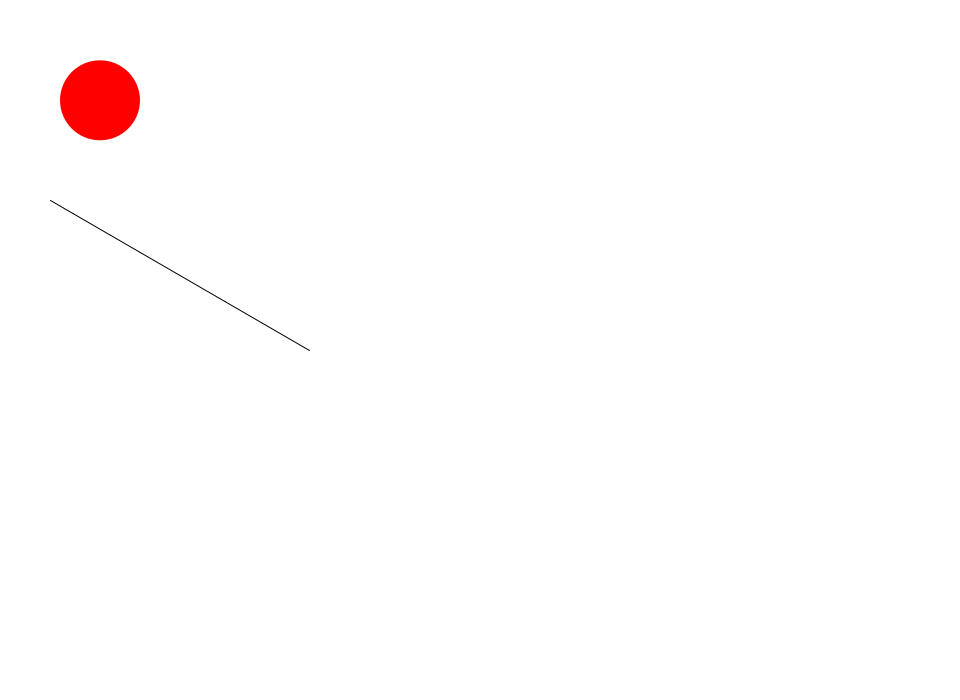
Frame 1 (no input)
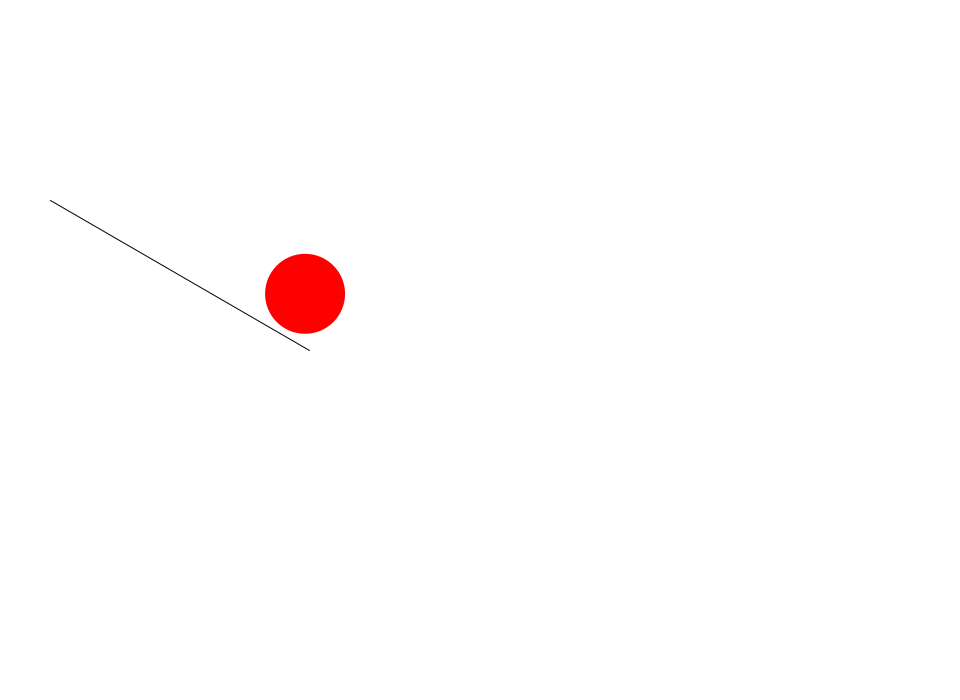
Frame 60 (the mouse pressed at the canvas centre just before this capture)
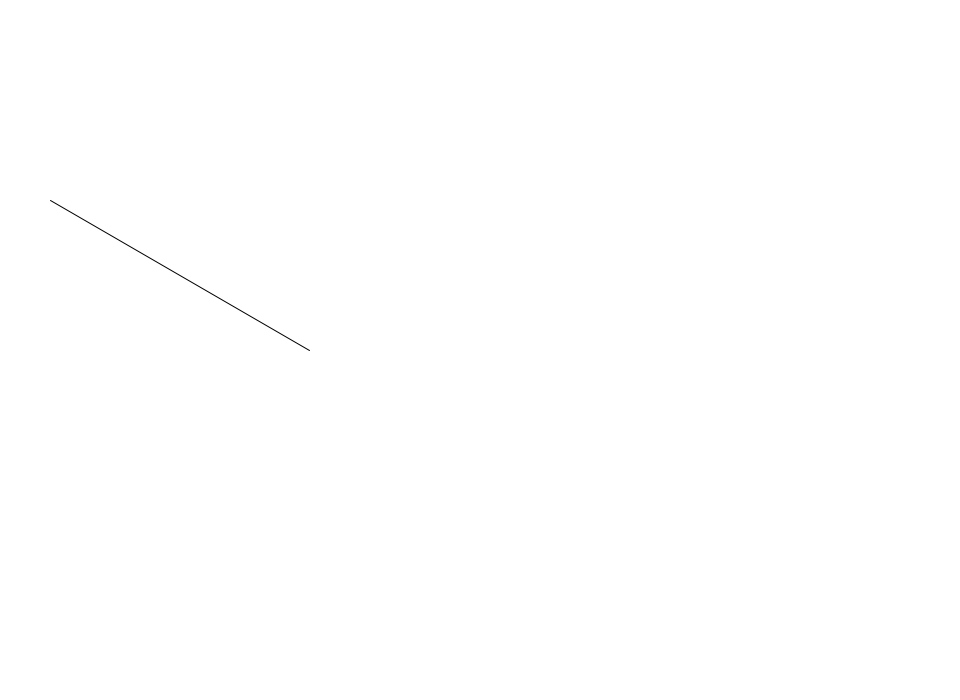
Frame 120 (the mouse held since frame 60 and released just before this capture)

The Processing sketch that drew these frames (run headless with seeded random() and noise(); from frame 60 on, the mouse is pressed at the canvas centre):

// Processing sketch: AngleBounceOpt
// ── AngleBounceOpt.pde
Ball ball;
Line lineObj;
float gravity = 0.3;
float bounce = -0.6;

void setup() {
  size(960, 700);
  frameRate(30);
  initialize();
}

void initialize() {
  smooth();
  noStroke();
  ball = new Ball(40);
  ball.x = 100;
  ball.y = 100;
  ball.setFillColor(color(255, 0, 0));
  
  lineObj = new Line();
  lineObj.setStrokeColor(color(0, 0, 0));
  lineObj.lineTo(300, 0);
  lineObj.x = 50;
  lineObj.y = 200;
  lineObj.rotation = 30;
}

void draw() {
  background(255);

  ball.vy += gravity;
  ball.x += ball.vx;
  ball.y += ball.vy;
  
  float angle = lineObj.rotation * PI / 180;
  float cosine = cos(angle);
  float sine = sin(angle);
  float x1 = ball.x - lineObj.x;
  float y1 = ball.y - lineObj.y;
  float y2 = cosine * y1 - sine * x1;

  if(y2 > -ball.height / 2){
    float x2 = cosine * x1 + sine * y1;
    float vx1 = cosine * ball.vx + sine * ball.vy;
    float vy1 = cosine * ball.vy - sine * ball.vx;
    y2 = -ball.height / 2;
    vy1 *= bounce;
    x1 = cosine * x2 - sine * y2;
    y1 = cosine * y2 + sine * x2;
    ball.vx = cosine * vx1 - sine * vy1;
    ball.vy = cosine * vy1 + sine * vx1;
    ball.x = lineObj.x + x1;
    ball.y = lineObj.y + y1;
  }

  lineObj.update();
  noStroke();
  ball.update();
}

////////////////////////////////

class Ball extends Sprite {
  float radius;
  float vx, vy;
  
  Ball(float radius){
    super();
    this.radius = radius;
    width = radius*2;
    height = radius*2;
  }
  
  void draw(){
    if(dist(mouseX, mouseY, x, y) < radius) {
      isRollOver = true;
    }else{
      isRollOver = false;
    }
    ellipse(0, 0, radius*2, radius*2);
  }
}

////////////////////////////////

class Line extends Sprite {
  float toX, toY;
  
  Line() {
  }
  
  Rectangle getBounds() {
    return new Rectangle(x, y, width, height);
  }
  
  void lineTo(float toX, float toY) {
    this.toX = toX;
    this.toY = toY;
    width = toX;
    height = toY;
  }
  
  void draw() {
    line(0, 0, toX, toY);
  }
}

////////////////////////////////

class Rectangle {
  float x, y;
  float width, height; 
  float top, bottom;
  float left, right;
  Point topLeft, bottomRight;
  Point size;
  
  Rectangle(float x, float y, float width, float height) {
    this.x = x;
    this.y = y;
    this.width = width;
    this.height = height;
    top = y;
    bottom = y + height;
    left = x;
    right = x + width;
    topLeft = new Point(x, y);
    bottomRight = new Point(right, bottom);
    size = new Point(width, height);
  }
}

////////////////////////////////

class Sprite {
  float x, y;
  float scaleX, scaleY;
  float width, height;
  float rotation;
  boolean visible;
  color strokeColor;
  color fillColor;
  Boolean isStroke;
  Boolean isFill;
  Boolean isRollOver;
  Boolean locked;
  float xoff, yoff;
 
  Sprite() {
    x = 0.0;
    y = 0.0;
    scaleX = 1.0;
    scaleY = 1.0;
    width = 0;
    height = 0;
    rotation = 0.0;
    strokeColor = color(0);
    fillColor = color(0);
    isStroke = false;
    isFill = false;
    isRollOver = false;
    locked = false;
    visible = true;
  }
  
  void update() {
    if(! visible) return;
    pushMatrix();
    if(locked){
      x = mouseX - xoff;
      y = mouseY - yoff;
    }  
    translate(x, y);
    scale(scaleX, scaleY);
    rotate(rotation * PI / 180.0);
    if(isStroke) stroke(strokeColor);
    if(isFill) fill(fillColor);
    draw();
    popMatrix();
  }
  
  void setStrokeColor(color strokeColor) {
    this.strokeColor = strokeColor;
    isStroke = true;
  }
  
  void setFillColor(color fillColor) {
    this.fillColor = fillColor;
    isFill = true;
  }
  
  void startDrag() {
    if(isRollOver){
      locked = true;
      xoff = mouseX - x;
      yoff = mouseY - y;
    }
  }
  
  void stopDrag() {
    locked = false;
  }
  
  void draw() {}
}

////////////////////////////////

class Point {
  float x, y;
  
  Point(float x, float y) {
    this.x = x;
    this.y = y;
  }
}
